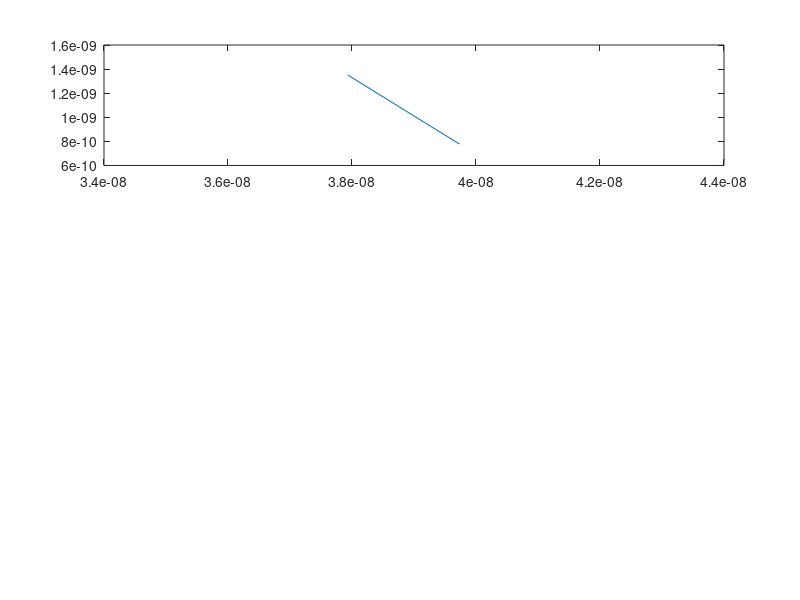

Source code (MATLAB): (Note: this script raises an error after producing the figure.)
%% ELEC 4700 Assignment 3
% Monte_Carlo + Finite Difference Method - Jinseng Vanderkloot 101031534 - Due: March 20, 2022
%% Q1 - Modify Assignment 1 Monte-Carlo to include Electric feild 

clc;
clear all; 
close all;

m0 = 9.10938215e-31;            % electron mass
mn = 0.26*m0;                   % Effective mass
Temp = 300;                     % Inital Temp (K)
kb = 1.3806504e-23;             % Boltzmann constant
tmn = 0.2e-12;                  % Mean time between collision 
e = 1.602e-19;                  % Charge of an Electron (Assignment 3 for force) 

%Thermal Velocity (Question 1.A) 
vt=sqrt((2*kb*Temp)/mn);        % Sim in 2D so (2*kb*Temp), 3D is (3*kb*Temp)

% Plotting Area 
wArea = 200e-9;
lArea = 100e-9;

numElec = 30000;                 %Number of simulated Electrons 
numEPlot = 20;                  %Number of plotted Electrons 
dt = (lArea*wArea)/2;             %Typically 1/100 of region size
stepsTot = 150;                 %Total amount of steps (1000 was a long simulation) 
tTot= stepsTot*dt;              %Total Simulation time 
x = zeros(1,numElec);           %Inital X matrix          
y = zeros(1,numElec);           %Inital y matrix  
vx = zeros(1,numElec);          %Inital velocity x matrix  
vy = zeros(1,numElec);          %Inital velocity y matrix
vtot = zeros(1,numElec);        %Inital velocity matrix
VEnew = zeros(1,numElec);       %add x vector with field force velocity 
colors = rand(numElec,3);       %Color assignment for each electron                   

%Probability of Scatter 
scatOn = 1;                     %Turn Scatter on (1) or off(0)
Pscatter = 1-exp(-dt/tmn);      %Scatter Equation 
tScatter = zeros(1,numElec);    %track scatter for each particle 


%S1 Electron Random Assignments
for cnt = 1:numElec
    x(cnt)=rand()*wArea;
    y(cnt)=rand()*lArea;
    angle = (2*pi*rand());
    vx(cnt)=vt*cos(angle);   % velocity * random direction   
    vy(cnt)=vt*sin(angle);   % velocity * random direction
%     vtot(cnt)= sqrt (vx(cnt)^2)+(vy(cnt)^2);
end

%% Addition of constant electric field of 0.1V
VAreaX = 0.1; %0.1V across x direction 
VAreaY = 0; %added for possibility of Y field force 
Ex = VAreaX/wArea;  % electric field along the x-axis
Ey = VAreaY/lArea;  % electric field along the y-axis
aX = (e * Ex)/mn ; % Acceleration in x due to Field 
aY = (e * Ey)/mn ; % Acceleration in y due to Field 
vxForce= (aX)*dt; % Velocity in x due to Field 
vyForce= (aY)*dt; % Velocity in y due to Field 

%The value of Ex = 50000(V/m) for 0.1V acorss the area, The force applied
%to each particle is 8e-14 N

%The acceleration due to the field in the x direction is a =
%3.381973859521560e+17 m/s^2

%% Q1 Main Loop 

t=0;
intCNT = 2;
eTemp(1) = Temp;
while t < tTot
    t = t + dt; 
    
    %Store old position 
    oldx = x;
    oldy = y;
    
    %Update to new position with velocity including Field Force 
    vx(1:numElec) = vx + vxForce;
    vy(1:numElec) = vy + vxForce;
    x(1:numElec) = x(1:numElec) + (vx(1:numElec).*dt);
    y(1:numElec) = y(1:numElec) + (vy(1:numElec).*dt);
    
    vtot(1:numElec)= sqrt((vx(1:numElec).^2)+(vy(1:numElec).^2));
    
    %Apply boundary conditions 
    for check = 1:numElec
         if scatOn==1
            if Pscatter > rand()
                vx(check)=(vt/sqrt(2))*randn();
                vy(check)=(vt/sqrt(2))*randn();
                tScatter(check)= 0; %If collision, time goes to 0
            else
                tScatter(check)= tScatter(check) + dt; %track time increaing while no collision
            end
        end
        
        %If bottom contact, bounce off in opposite direction
        if (y(check)<=0)
            y(check) = 0;
            vy(check) = -vy(check);
        end
        %If top contact, bounce off in opposite directio
        if (y(check)>=lArea)
            y(check) = lArea;
            vy(check) = -vy(check);
        end
        %if left side of box, come out right side 
        if(x(check)<=0)
           x(check) = x(check) + wArea;
        end
        %if right side of box, come out left side
        if(x(check)>=wArea)
          x(check) = x(check) - wArea;
        end
    end 

    %Plot Boundary and map some electrons
    for Eplot = 1:numEPlot
        subplot (3,1,1)
        %if the electron went out of sides and back on other side, do not
        %draw line
        if abs(oldx(Eplot)-x(Eplot))<(wArea/2)
            p = plot([oldx(Eplot),x(Eplot)],[oldy(Eplot),y(Eplot)]);
        end
        p.Color=colors(Eplot,:);
        axis([0,wArea,0,lArea]);
        title('Electron Model'), xlabel('Position (m)', 'FontSize', 10), ylabel('Position (m)', 'FontSize', 10);
        
        hold on;
    end 
    pause(0.01);
    
    %Average Temprature 
    subplot (3,1,2)
    Time(:,intCNT) = t;
    allT = ((vtot(:).^2).*mn)./(2*kb);
    eTemp(:,intCNT) = mean(allT);
     
    plot(Time,eTemp,"r");
    title('Averge Temp'),xlabel('Time (s)', 'FontSize', 10), ylabel('Temp (K)', 'FontSize', 10);
    hold on;
    
    %Current over time with Field 
    Ix(:,intCNT)= e*1000000000000*mean(vx)* wArea * lArea; %Current = e * n * vd * Area (Particle density is 10e15 cm^-2)
    %not sure about value but the relationship of the current is shown in
    %the plot
    subplot (3,1,3)
    plot(Time,Ix,"r");
    title('Current in Area'),xlabel('Time (s)', 'FontSize', 10), ylabel('Current(A)', 'FontSize', 10);
    hold on;

    intCNT = intCNT +1;
end 
figure(2)
%Electron Temprature Map (Use Surf now to get 3D plot over the area) 
    allT = ((vtot(:).^2).*mn)./(2*kb);
    xv = linspace(min(x), max(x),100);
    yv = linspace(min(y), max(y),50);
    [X,Y] = meshgrid(xv,yv);
    ETM=griddata(x,y,allT,X,Y);
    subplot(2,1,1);
    surf(X,Y,ETM),colorbar,title("Temprature Map")
    axis([0, wArea, 0 lArea]);

%Electron Density Map (Use Surf now to get 3D plot over the area) 
    eMapX=linspace(0, wArea, 101); %increase by 1 for surf 
    eMapY=linspace(0, lArea, 51); %increase by 1 for surf 
    EDM=histcounts2(y,x,eMapY,eMapX);
    subplot(2,1,2)
    surf(X,Y,EDM),title('Electron Density Map');

    %The current increases since until equilibrium because there is a force
    %not actin gon the particles so they move from left to reight creating
    %current flow. The larger the current density, the larger the current>
    %The larger the feidl strenth, the larger the current. 
%% Function for Electric Field (No change from Assignment 2) 
% function [V] = A2_Function(nx, ny, xBox, yBox,boxCond,x0,x1)
% %Inputs: 
% %Area x dimension, Area y dimension, box x dimension in middle of area, 
% %Box y dimension from bottom to high and from top down, box conductivity,
% %x0 = volatge at left side, x1 = volatge at right side. 
% 
% global Carea %NEEDS TO BE GLOBAL 
% 
% % Add bottleneck
% Carea = ones(nx,ny); %set conduction area to 1
% % In area, place boxes with new conduction (faster than for loop) 
% Carea(nx/2 - xBox/2:nx/2 + yBox/2,1:yBox) = boxCond; %Bottom Box
% Carea(nx/2 - xBox/2:nx/2 + yBox/2,ny-yBox:ny) = boxCond; %Top Box
% 
% G = sparse(nx*ny,ny*nx);
% F = zeros(nx*ny,1);
% 
% for i = 1:nx
%     for j = 1:ny
%         n = j + (i-1) * ny;     % middle
%         nxm = j + (i-2) * ny;   % right
%         nxp = j + i * ny;       % left
%         nym = j-1 + (i-1) * ny; % top
%         nyp = j+1 + (i-1) * ny; % down
%         if i == 1 %Left Boundary V=Vo
%             G(n,n) = 1;
%             F(n,1) = x0;
%         elseif i == nx %Right Boundary V=Vo
%             G(n,n) = 1;
%             F(n,1) = x1;
%         elseif j == 1 %Bottom Boundary (Free)
%             bxm = (Carea(i,j) + Carea(i-1,j)) / 2;
%             bxp = (Carea(i,j) + Carea(i+1,j)) / 2;
%             byp = (Carea(i,j) + Carea(i,j+1)) / 2;
% 
%             G(n,n) = -(bxm + bxp + byp);
%             G(n,nxm) = bxm;
%             G(n,nxp) = bxp;
%             G(n,nyp) = byp;
%         elseif j == ny %Top Boundary (Free)
%             bxm = (Carea(i,j) + Carea(i-1,j)) / 2;
%             bxp = (Carea(i,j) + Carea(i+1,j)) / 2;
%             bym = (Carea(i,j) + Carea(i,j-1)) / 2;
% 
%             G(n,n) = -(bxm + bxp + bym);
%             G(n,nxm) = bxm;
%             G(n,nxp) = bxp;
%             G(n,nym) = bym;
%         else %Middle
%             bxm = (Carea(i,j) + Carea(i-1,j)) / 2;
%             bxp = (Carea(i,j) + Carea(i+1,j)) / 2;
%             byp = (Carea(i,j) + Carea(i,j+1)) / 2;
%             bym = (Carea(i,j) + Carea(i,j-1)) / 2;
% 
%             G(n,n) = -(bxm + bxp + bym + byp);
%             G(n,nxm) = bxm;
%             G(n,nxp) = bxp;
%             G(n,nym) = bym;
%             G(n,nyp) = byp;
%         end
%     end
% end
% 
% V = G\F;
% 
% end
%% Q2 - Add electric field for Lab 2 bottle neck program 

clc
clear all
close all 

%Initial
m0 = 9.10938215e-31;            % electron mass
mn = 0.26*m0;                   % Effective mass
Temp = 300;                     % Inital Temp (K)
kb = 1.3806504e-23;             % Boltzmann constant
tmn = 0.2e-12;                  % Mean time between collision 
q = 1.602e-19;                  % Charge of an Electron (Assignment 3 for force) 

% Region Area 
wArea = 200e-9;
lArea = 100e-9;

%Thermal Velocity (Question 1.A) 
vt=sqrt((2*kb*Temp)/mn);        % Sim in 2D so (2*kb*Temp), 3D is (3*kb*Temp)

%Electron motion 
numElec = 1000;                  %Number of simulated Electrons.
numEPlot = 30;                  %Number of plotted Electrons 
dt = (lArea*wArea)/2;           %Typically 1/100 of region size
stepsTot = 300;                 %Total amount of steps (1000 took to long) 
tTot= stepsTot*dt;              %Total Simulation time 
x = zeros(1,numElec);           %Inital X matrix          
y = zeros(1,numElec);           %Inital y matrix  
vx = zeros(1,numElec);          %Inital velocity x matrix  
vy = zeros(1,numElec);          %Inital velocity y matrix
vtot = zeros(1,numElec);        %Inital velocity matrix
xfield = zeros(1,numElec);      %Inital Position in E field x  
yfield = zeros(1,numElec);      %Inital Position in E field y
vxForce = zeros(1,numElec);      %Inital Force due to position in E field x
vyForce = zeros(1,numElec);      %Inital Force due to position in E field y

%Probability of Scatter 
scatOn = 1;                     %Turn Scatter on (1) or off(0)
Pscatter = 1-exp(-dt/tmn);      %Scatter Equation 
tScatter = zeros(1,numElec);

%Bottle Neck Boundary reduced to prevent bleeding 
% X limit (no particle between X1 and X2 - Cosider Y limits) 
boxX1=80e-9;
boxX2=120e-9;
% Y Limit (no particles between 0 and Y1 and Y2 to Y limit) 
boxY1 = 40e-9;
boxY2 = 60e-9;

%Electric Field added 
x0 = 0.5; %voltage at right side of area increased to 0.5V to see huge effect 
x1 = 0; %Voltage at left side of area
nx = wArea*1e9; % # of colums (changes to have same ratio as A1 area 2/1) 
ny = lArea*1e9; % # of rows
xBox = 40; %Width of box (changes to same box ratio as A1 area l= 40 and w=40)
yBox = 40; %Hight of box 
boxCond = 0.01; 
V=A2_Function(nx, ny, xBox, yBox, boxCond, x0, x1);
Vmap = reshape(V, [ny, nx]);
[Ex,Ey] = gradient(-Vmap);

figure('name', 'Voltage Surface Plot')
surf(Vmap'),view(120,20);

figure('name', 'Electric Field Vector Plot');
quiver(Ex,Ey);


%Electron Graph 
for cnt = 1:numElec
    x(cnt)=rand()*wArea;
    y(cnt)=rand()*lArea;
    %If the electrons are place in the box, re-roll position
    while (x(cnt)>=boxX1 && x(cnt)<=boxX2 && (y(cnt)<=boxY1 || y(cnt>=boxY2))) %Relocate them if in boundary
        x(cnt)=rand()*wArea;
        y(cnt)=rand()*lArea;
    end
    vx(cnt)=(vt/sqrt(2))*randn();  % velocity * Gaussian dist   
    vy(cnt)=(vt/sqrt(2))*randn();  % velocity * Gaussian dist 
    vtot(cnt)= sqrt (vx(cnt)^2)+(vy(cnt)^2);
    colors= rand(numElec,3);
end

%Boundary Energy/Velocity loss coefficient (reduction in velocity =
%reduction in temprature) 
vloss = 0.95; 
%% Q2 Main Loop 
t=0;
while t < tTot
    t = t + dt; 
    
    %Store old position 
    oldx = x;
    oldy = y;
    
    %Update to new position 
    x(1:numElec) = x(1:numElec) + (vx(1:numElec).*dt);
    y(1:numElec) = y(1:numElec) + (vy(1:numElec).*dt);
    
    vtot(1:numElec)= sqrt ((vx(1:numElec).^2)+(vy(1:numElec).^2));

    for check = 1:numElec
        %Scatter 
        if scatOn==1
            if Pscatter > rand()
                vx(check)=(vt/sqrt(2))*randn();
                vy(check)=(vt/sqrt(2))*randn();
                tScatter(check)= 0; %If collision, time goes to 0
            else
                tScatter(check)= tScatter(check) + dt; %track time increaing while no collision
            end
        end
        
        % Bring X and Y of particle location to values able to be tracked
        % in electric field mesh to apply field forces
        xfield(check) = round(x(check)*1e9);
        yfield(check) = round(y(check)*1e9);
        
        %Make sure field effects still apply to particles which go across
        %area
        if xfield(check)>200
            xfield(check) = 200;
        end 
        if xfield(check)<1
            xfield(check) = 1;
        end 
        if yfield(check)>100
            yfield(check) = 100;
        end 
        if yfield(check)<1
            yfield(check) = 1;
        end 
        %Apply field force to particles 
        vxForce(check)= ((q *Ex(yfield(check),xfield(check))/(wArea/nx))/mn)*dt; % V=(q*E)/mass F=q*E
        vyForce(check)= ((q *Ey(yfield(check),xfield(check))/(lArea/ny))/mn)*dt; % V=(q*E)/mass F=q*E
        vx(check) = vx(check)+ vxForce(check);
        vy(check) = vy(check)+ vyForce(check);

        %Apply Boundary Conditions 
        %If bottom contact, bounce off in opposite direction
        if (y(check)<=0)
            y(check) = 0;
            vy(check) = -vy(check);
        end
        %If top contact, bounce off in opposite directio
        if (y(check)>=lArea)
            y(check) = lArea;
            vy(check) = -vy(check);
        end
        %If left side of box, come out right side 
        if(x(check)<=0)
           x(check) = x(check) + wArea;
        end
        %If right side of box, come out left side
        if(x(check)>=wArea)
           x(check) = x(check) - wArea;
        end

        %Apply bottle neck conditions 
        %If contact on left walls of boundary (not in Gap)
        if (oldx(check)<boxX1 && x(check)>=boxX1 && (y(check)<= boxY1 || y(check)>= boxY2) && oldx(check)>((1/5)*wArea) && oldx(check)<((4/5)*wArea))
            x(check)=boxX1;
            vx(check) = -(vx(check)*vloss); 
        end
        %If contact on right walls of boundary (not in Gap)
        if (oldx(check)>boxX2 && x(check)<=boxX2 && (y(check)<= boxY1 || y(check)>= boxY2) && oldx(check)>((1/5)*wArea)&& oldx(check)<((4/5)*wArea))
            x(check)=boxX2;
            vx(check) = -(vx(check)*vloss); 
        end
        %If contact with bottom boundary in gap
        if (x(check)>boxX1 && x(check)< boxX2 && oldy(check)>boxY1 && y(check)<= boxY1)
            y(check)= boxY1;
            vy(check) = -(vy(check)*vloss); 
        end
        %If contact with top boundary in gap 
        if (x(check)>boxX1 && x(check)< boxX2 && oldy(check)<boxY2 && y(check)>=boxY2)
            y(check)=boxY2;
            vy(check) = -(vy(check)*vloss); 
        end
    end 

    %Plot Boundary and map some electrons
    for Eplot = 1:numEPlot
        figure(3)
        %if the electron went out of sides and back on other side, do not
        %draw line
        if abs(oldx(Eplot)-x(Eplot))<(wArea/2)
            p = plot([oldx(Eplot),x(Eplot)],[oldy(Eplot),y(Eplot)]);
        end

        rectangle('Position',[boxX1 0 (boxX2-boxX1) boxY1],'FaceColor',[0 0 0])
        rectangle('Position',[boxX1 boxY2 (boxX2-boxX1) (lArea-boxY2)],'FaceColor',[0 0 0])
        p.Color=colors(Eplot,:);
        axis([0,wArea,0,lArea]);
        title('Electron Model'), xlabel('Position (m)', 'FontSize', 10), ylabel('Position (m)', 'FontSize', 10);
        pause(0.1);
        hold on;
    end 
end 
%% %% Q3 - Add electric field for Lab 2 bottle neck with density map 
clc
clear all
close all 
warning ('off')

%Initial
m0 = 9.10938215e-31;            % electron mass
mn = 0.26*m0;                   % Effective mass
Temp = 300;                     % Inital Temp (K)
kb = 1.3806504e-23;             % Boltzmann constant
tmn = 0.2e-12;                  % Mean time between collision 
q = 1.602e-19;                  % Charge of an Electron (Assignment 3 for force) 

% Region Area 
wArea = 200e-9;
lArea = 100e-9;

%Thermal Velocity (Question 1.A) 
vt=sqrt((2*kb*Temp)/mn);        % Sim in 2D so (2*kb*Temp), 3D is (3*kb*Temp)

%Electron motion 
numElec =30000;                  %Number of simulated Electrons 
numEPlot = 20;                  %Number of plotted Electrons 
dt = (lArea*wArea)/2;           %Typically 1/100 of region size
stepsTot = 400;                 %Total amount of steps (1000 was a long simulation) 
tTot= stepsTot*dt;              %Total Simulation time 
x = zeros(1,numElec);           %Inital X matrix          
y = zeros(1,numElec);           %Inital y matrix  
vx = zeros(1,numElec);          %Inital velocity x matrix  
vy = zeros(1,numElec);          %Inital velocity y matrix
vtot = zeros(1,numElec);        %Inital velocity matrix
xfield = zeros(1,numElec);      %Inital Position in E field x  
yfield = zeros(1,numElec);      %Inital Position in E field y
vxForce = zeros(1,numElec);      %Inital Force due to position in E field x
vyForce = zeros(1,numElec);      %Inital Force due to position in E field y

%Probability of Scatter 
scatOn = 1;                     %Turn Scatter on (1) or off(0)
Pscatter = 1-exp(-dt/tmn);      %Scatter Equation 
tScatter = zeros(1,numElec);

%Bottle Neck Boundary reduced to prevent bleeding 
% X limit (no particle between X1 and X2 - Cosider Y limits) 
boxX1=80e-9;
boxX2=120e-9;
% Y Limit (no particles between 0 and Y1 and Y2 to Y limit) 
boxY1 = 40e-9;
boxY2 = 60e-9;

%Electric Field
x0 = 0.8; %voltage at right side of area increased to 0.8V to see huge effect 
x1 = 0; %Voltage at left side of area
nx = wArea*1e9; % # of colums (changes to have same ratio as A1 area 2/1) 
ny = lArea*1e9; % # of rows
xBox = 40; %Width of box (changes to same box ratio as A1 area l= 40 and w=40)
yBox = 1:1:50; %Hight of box for bottleneck 
boxCond = 0.01; 
V=A2_Function(nx, ny, xBox, yBox, boxCond, x0, x1);
Vmap = reshape(V, [ny, nx]);
[Ex,Ey] = gradient(-Vmap);

% figure('name', 'Voltage Surface Plot')
% surf(Vmap'),view(120,20);
% 
% figure('name', 'Electric Field Vector Plot');
% quiver(Ex,Ey);

cur = zeros(50,1);
global Carea %Must declare global for both in and out of function 

for a = 1:50
    V=A2_Function(nx, ny, xBox, a, boxCond, x0, x1);
    Vmap = reshape(V, [ny, nx]);
    J = Carea'.*gradient(-Vmap);
    cur(a,1) = max(J,[],"all");
end

figure('name', 'Max Current vs bottle-neck');
plot(yBox,cur, 'r');
xlabel('Height of Box (m)');
ylabel('Maximum Current Density (A/m^2)');
title('Max Current vs bottle-neck');

%Reset yBox value after bottle-neck plot
yBox = 40;

%Electron Graph 
for cnt = 1:numElec
    x(cnt)=rand()*wArea;
    y(cnt)=rand()*lArea;
    %If the electrons are place in the box, re-roll position
    while (x(cnt)>=boxX1 && x(cnt)<=boxX2 && (y(cnt)<=boxY1 || y(cnt>=boxY2))) %Relocate them if in boundary
        x(cnt)=rand()*wArea;
        y(cnt)=rand()*lArea;
    end
    vx(cnt)=(vt/sqrt(2))*randn();  % velocity * Gaussian dist   
    vy(cnt)=(vt/sqrt(2))*randn();  % velocity * Gaussian dist 
    vtot(cnt)= sqrt (vx(cnt)^2)+(vy(cnt)^2);
    colors= rand(numElec,3);
end

%Boundary Energy/Velocity loss coefficient (reduction in velocity =
%reduction in temprature) 
vloss = 0.95; 
%% Q3 Main Loop 
t=0;
while t < tTot
    t = t + dt; 
    
    %Store old position 
    oldx = x;
    oldy = y;
    
    %Update to new position 
    x(1:numElec) = x(1:numElec) + (vx(1:numElec).*dt);
    y(1:numElec) = y(1:numElec) + (vy(1:numElec).*dt);
    
    vtot(1:numElec)= sqrt ((vx(1:numElec).^2)+(vy(1:numElec).^2));

    for check = 1:numElec
        %Scatter 
        if scatOn==1
            if Pscatter > rand()
                vx(check)=(vt/sqrt(2))*randn();
                vy(check)=(vt/sqrt(2))*randn();
                tScatter(check)= 0; %If collision, time goes to 0
            else
                tScatter(check)= tScatter(check) + dt; %track time increaing while no collision
            end
        end
        
        % Bring X and Y of particle location to values able to be tracked
        % in electric field mesh to apply field forces
        xfield(check) = round(x(check)*1e9);
        yfield(check) = round(y(check)*1e9);
        
        %Make sure field effects still apply to particles which go across
        %area
        if xfield(check)>200
            xfield(check) = 200;
        end 
        if xfield(check)<1
            xfield(check) = 1;
        end 
        if yfield(check)>100
            yfield(check) = 100;
        end 
        if yfield(check)<1
            yfield(check) = 1;
        end 
        %Apply field force to particles 
        vxForce(check)= ((q *Ex(yfield(check),xfield(check))/(wArea/nx))/mn)*dt; % V=(q*E)/mass F=q*E
        vyForce(check)= ((q *Ey(yfield(check),xfield(check))/(lArea/ny))/mn)*dt; % V=(q*E)/mass F=q*E
        vx(check) = vx(check)+ vxForce(check);
        vy(check) = vy(check)+ vyForce(check);

        %Apply Boundary Conditions 
        %If bottom contact, bounce off in opposite direction
        if (y(check)<=0)
            y(check) = 0;
            vy(check) = -vy(check);
        end
        %If top contact, bounce off in opposite directio
        if (y(check)>=lArea)
            y(check) = lArea;
            vy(check) = -vy(check);
        end
        %If left side of box, come out right side 
        if(x(check)<=0)
           x(check) = x(check) + wArea;
        end
        %If right side of box, come out left side
        if(x(check)>=wArea)
           x(check) = x(check) - wArea;
        end

        %Apply bottle neck conditions 
        %If contact on left walls of boundary (not in Gap)
        if (oldx(check)<boxX1 && x(check)>=boxX1 && (y(check)<= boxY1 || y(check)>= boxY2) && oldx(check)>((1/5)*wArea) && oldx(check)<((4/5)*wArea))
            x(check)=boxX1;
            vx(check) = -(vx(check)*vloss); 
        end
        %If contact on right walls of boundary (not in Gap)
        if (oldx(check)>boxX2 && x(check)<=boxX2 && (y(check)<= boxY1 || y(check)>= boxY2) && oldx(check)>((1/5)*wArea)&& oldx(check)<((4/5)*wArea))
            x(check)=boxX2;
            vx(check) = -(vx(check)*vloss); 
        end
        %If contact with bottom boundary in gap
        if (x(check)>boxX1 && x(check)< boxX2 && oldy(check)>boxY1 && y(check)<= boxY1)
            y(check)= boxY1;
            vy(check) = -(vy(check)*vloss); 
        end
        %If contact with top boundary in gap 
        if (x(check)>boxX1 && x(check)< boxX2 && oldy(check)<boxY2 && y(check)>=boxY2)
            y(check)=boxY2;
            vy(check) = -(vy(check)*vloss); 
        end
    end 
end 

figure(2)
xv = linspace(min(x), max(x),200);
yv = linspace(min(y), max(y),100);
[X,Y] = meshgrid(xv,yv);
eMapX=linspace(0, wArea, 201); %increase by 1 for surf
eMapY=linspace(0, lArea, 101); %increase by 1 for surf
EDM=histcounts2(y,x,eMapY,eMapX);
surf(X,Y,EDM),view(45,60),title('Electron Density Map');

%Improving the simulation accuracy would be including a more realistic
%bottleneck shape and structure. A perfect rectangle is not a realistic doping shape.
% Including Quantum tunneling was introduced for devices. Better model
%for electron hitting eachother than a random scatter constant, two
%electron hitting eachother moving forward would still both move forward.  
    